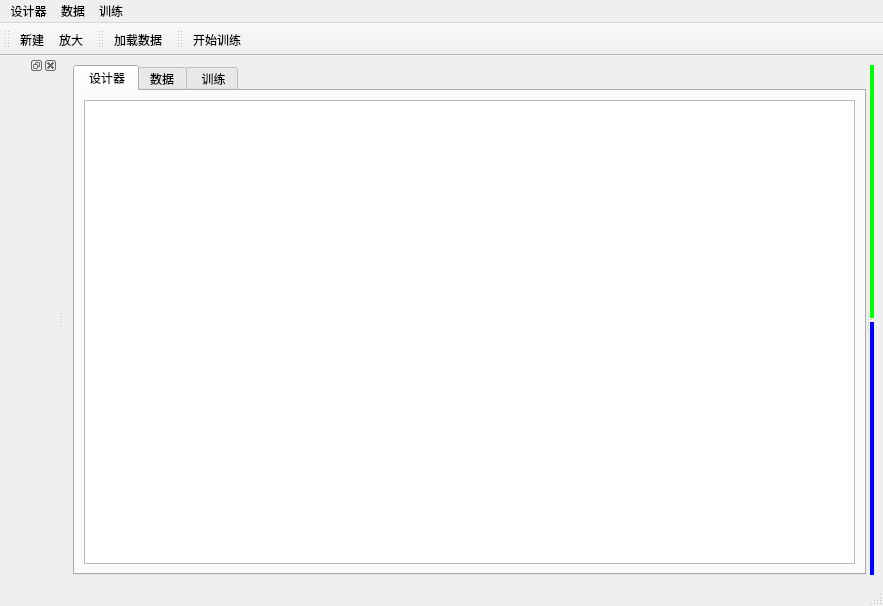
<?xml version="1.0" encoding="UTF-8"?>
<ui version="4.0">
 <class>FlowCharWidget</class>
 <widget class="QMainWindow" name="FlowCharWidget">
  <property name="geometry">
   <rect>
    <x>0</x>
    <y>0</y>
    <width>883</width>
    <height>606</height>
   </rect>
  </property>
  <property name="windowTitle">
   <string>MainWindow</string>
  </property>
  <widget class="QWidget" name="centralwidget">
   <layout class="QGridLayout" name="gridLayout">
    <item row="0" column="0">
     <widget class="QSplitter" name="splitter_2">
      <property name="orientation">
       <enum>Qt::Horizontal</enum>
      </property>
      <widget class="QTabWidget" name="tabWidget">
       <property name="currentIndex">
        <number>0</number>
       </property>
       <widget class="QWidget" name="tab_designer">
        <attribute name="title">
         <string> 设计器</string>
        </attribute>
        <layout class="QGridLayout" name="gridLayout_2">
         <item row="0" column="0">
          <widget class="FlowchartView" name="graphicsView_widget_"/>
         </item>
        </layout>
       </widget>
       <widget class="QWidget" name="tab_data">
        <attribute name="title">
         <string>数据</string>
        </attribute>
       </widget>
       <widget class="QWidget" name="tab_train">
        <attribute name="title">
         <string> 训练</string>
        </attribute>
        <widget class="QChartView" name="graphicsView">
         <property name="geometry">
          <rect>
           <x>45</x>
           <y>30</y>
           <width>421</width>
           <height>251</height>
          </rect>
         </property>
        </widget>
       </widget>
      </widget>
      <widget class="QSplitter" name="splitter">
       <property name="orientation">
        <enum>Qt::Vertical</enum>
       </property>
       <widget class="QWidget" name="widget" native="true">
        <property name="styleSheet">
         <string notr="true">background-color: rgb(0, 255, 0);</string>
        </property>
       </widget>
       <widget class="QWidget" name="widget_2" native="true">
        <property name="styleSheet">
         <string notr="true">background-color: rgb(0, 0, 255);</string>
        </property>
       </widget>
      </widget>
     </widget>
    </item>
   </layout>
  </widget>
  <widget class="QStatusBar" name="statusbar"/>
  <widget class="FlowCharToolButtonBar" name="tool_button_bar_">
   <property name="sizePolicy">
    <sizepolicy hsizetype="Preferred" vsizetype="Fixed">
     <horstretch>0</horstretch>
     <verstretch>0</verstretch>
    </sizepolicy>
   </property>
   <property name="minimumSize">
    <size>
     <width>0</width>
     <height>0</height>
    </size>
   </property>
   <property name="windowTitle">
    <string>toolBar</string>
   </property>
   <property name="toolButtonStyle">
    <enum>Qt::ToolButtonTextUnderIcon</enum>
   </property>
   <attribute name="toolBarArea">
    <enum>TopToolBarArea</enum>
   </attribute>
   <attribute name="toolBarBreak">
    <bool>false</bool>
   </attribute>
   <addaction name="action_new"/>
   <addaction name="action_big"/>
  </widget>
  <widget class="QToolBar" name="toolBar_data">
   <property name="windowTitle">
    <string>toolBar_2</string>
   </property>
   <property name="toolButtonStyle">
    <enum>Qt::ToolButtonTextUnderIcon</enum>
   </property>
   <attribute name="toolBarArea">
    <enum>TopToolBarArea</enum>
   </attribute>
   <attribute name="toolBarBreak">
    <bool>false</bool>
   </attribute>
   <addaction name="action_load_data_2"/>
  </widget>
  <widget class="QMenuBar" name="menubar">
   <property name="geometry">
    <rect>
     <x>0</x>
     <y>0</y>
     <width>883</width>
     <height>23</height>
    </rect>
   </property>
   <widget class="QMenu" name="menu_designer">
    <property name="title">
     <string>设计器</string>
    </property>
   </widget>
   <widget class="QMenu" name="menu_data">
    <property name="title">
     <string>数据</string>
    </property>
   </widget>
   <widget class="QMenu" name="menu_train">
    <property name="title">
     <string>训练</string>
    </property>
   </widget>
   <addaction name="menu_designer"/>
   <addaction name="menu_data"/>
   <addaction name="menu_train"/>
  </widget>
  <widget class="QToolBar" name="toolBar_train">
   <property name="sizePolicy">
    <sizepolicy hsizetype="Preferred" vsizetype="Fixed">
     <horstretch>0</horstretch>
     <verstretch>0</verstretch>
    </sizepolicy>
   </property>
   <property name="minimumSize">
    <size>
     <width>0</width>
     <height>0</height>
    </size>
   </property>
   <property name="windowTitle">
    <string>训练</string>
   </property>
   <property name="toolButtonStyle">
    <enum>Qt::ToolButtonTextUnderIcon</enum>
   </property>
   <attribute name="toolBarArea">
    <enum>TopToolBarArea</enum>
   </attribute>
   <attribute name="toolBarBreak">
    <bool>false</bool>
   </attribute>
   <addaction name="action_start_train"/>
  </widget>
  <widget class="QDockWidget" name="dockWidget">
   <attribute name="dockWidgetArea">
    <number>1</number>
   </attribute>
   <widget class="QWidget" name="dockWidgetContents"/>
  </widget>
  <action name="action_new">
   <property name="icon">
    <iconset resource="picture.qrc">
     <normaloff>:/picture/1.jpg</normaloff>:/picture/1.jpg</iconset>
   </property>
   <property name="text">
    <string>新建</string>
   </property>
  </action>
  <action name="action_copy">
   <property name="text">
    <string>复制</string>
   </property>
  </action>
  <action name="action_load_data">
   <property name="text">
    <string>导入数据</string>
   </property>
   <property name="toolTip">
    <string>选择数据路径</string>
   </property>
  </action>
  <action name="action_big">
   <property name="icon">
    <iconset resource="picture.qrc">
     <normaloff>:/picture/2.jpg</normaloff>:/picture/2.jpg</iconset>
   </property>
   <property name="text">
    <string>放大</string>
   </property>
   <property name="priority">
    <enum>QAction::NormalPriority</enum>
   </property>
  </action>
  <action name="action_load_data_2">
   <property name="icon">
    <iconset resource="picture.qrc">
     <normaloff>:/picture/3.jpg</normaloff>:/picture/3.jpg</iconset>
   </property>
   <property name="text">
    <string>加载数据</string>
   </property>
   <property name="toolTip">
    <string>&lt;html&gt;&lt;head/&gt;&lt;body&gt;&lt;p&gt;&lt;span style=&quot; font-size:10pt;&quot;&gt;训练选项&lt;/span&gt;&lt;/p&gt;&lt;/body&gt;&lt;/html&gt;</string>
   </property>
  </action>
  <action name="action_start_train">
   <property name="icon">
    <iconset resource="picture.qrc">
     <normaloff>:/picture/6.jpg</normaloff>:/picture/6.jpg</iconset>
   </property>
   <property name="text">
    <string>开始训练</string>
   </property>
  </action>
 </widget>
 <customwidgets>
  <customwidget>
   <class>QChartView</class>
   <extends>QGraphicsView</extends>
   <header location="global">qchartview.h</header>
  </customwidget>
  <customwidget>
   <class>FlowchartView</class>
   <extends>QGraphicsView</extends>
   <header location="global">flowchart_view.h</header>
  </customwidget>
  <customwidget>
   <class>FlowCharToolButtonBar</class>
   <extends>QToolBar</extends>
   <header>flowchar_widget.h</header>
  </customwidget>
 </customwidgets>
 <resources>
  <include location="picture.qrc"/>
 </resources>
 <connections/>
</ui>
